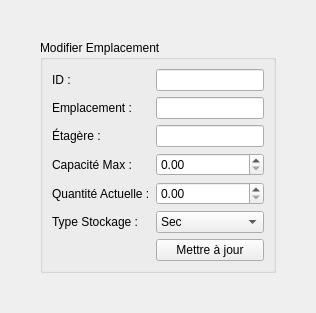
          <widget class="QWidget" name="tab_depot_edit">
           <attribute name="title">
            <string>✏️ Modifier Emplacement</string>
           </attribute>
           <layout class="QVBoxLayout" name="vl_depot_edit">
            <property name="margin" stdset="0">
             <number>40</number>
            </property>
            <item>
             <widget class="QGroupBox" name="gb_depot_edit">
              <property name="title">
               <string>Modifier Emplacement</string>
              </property>
              <layout class="QFormLayout" name="fl_depot_edit">
               <item row="0" column="0">
                <widget class="QLabel" name="ld1_m">
                 <property name="text">
                  <string>ID :</string>
                 </property>
                </widget>
               </item>
               <item row="0" column="1">
                <widget class="QLineEdit" name="le_depot_id_modif"/>
               </item>
               <item row="1" column="0">
                <widget class="QLabel" name="ld2_m">
                 <property name="text">
                  <string>Emplacement :</string>
                 </property>
                </widget>
               </item>
               <item row="1" column="1">
                <widget class="QLineEdit" name="le_depot_emp_modif"/>
               </item>
               <item row="2" column="0">
                <widget class="QLabel" name="ld3_m">
                 <property name="text">
                  <string>Étagère :</string>
                 </property>
                </widget>
               </item>
               <item row="2" column="1">
                <widget class="QLineEdit" name="le_depot_eta_modif"/>
               </item>
               <item row="3" column="0">
                <widget class="QLabel" name="ld4_m">
                 <property name="text">
                  <string>Capacité Max :</string>
                 </property>
                </widget>
               </item>
               <item row="3" column="1">
                <widget class="QDoubleSpinBox" name="sb_depot_cap_modif">
                 <property name="maximum">
                  <double>100000.000000000000000</double>
                 </property>
                </widget>
               </item>
               <item row="4" column="0">
                <widget class="QLabel" name="ld5_m">
                 <property name="text">
                  <string>Quantité Actuelle :</string>
                 </property>
                </widget>
               </item>
               <item row="4" column="1">
                <widget class="QDoubleSpinBox" name="sb_depot_act_modif">
                 <property name="maximum">
                  <double>100000.000000000000000</double>
                 </property>
                </widget>
               </item>
               <item row="5" column="0">
                <widget class="QLabel" name="ld6_m">
                 <property name="text">
                  <string>Type Stockage :</string>
                 </property>
                </widget>
               </item>
               <item row="5" column="1">
                <widget class="QComboBox" name="cb_depot_type_modif">
                 <item>
                  <property name="text">
                   <string>Sec</string>
                  </property>
                 </item>
                 <item>
                  <property name="text">
                   <string>Froid</string>
                  </property>
                 </item>
                </widget>
               </item>
               <item row="6" column="1">
                <widget class="QPushButton" name="btn_valider_modif_depot">
                 <property name="text">
                  <string>Mettre à jour</string>
                 </property>
                </widget>
               </item>
              </layout>
             </widget>
            </item>
            <item>
             <spacer>
              <property name="orientation">
               <enum>Qt::Orientation::Vertical</enum>
              </property>
              <property name="sizeHint" stdset="0">
               <size>
                <width>0</width>
                <height>0</height>
               </size>
              </property>
             </spacer>
            </item>
           </layout>
          </widget>
